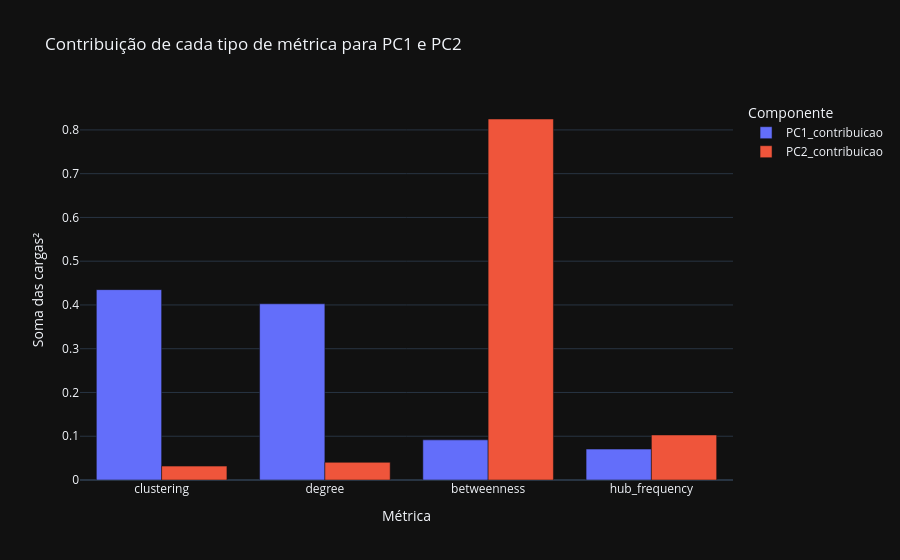

Notebook code for this chart:
### Markdown cell above
#### Cargas por tipo de métrica

### Code cell
_lt = loadings[["PC1", "PC2"]].assign(tipo=[c.rsplit("_", 1)[0] for c in loadings.index])

# cada componente tem norma 1: a soma das cargas ao quadrado de um tipo é a fração do componente formada por ele
loadings_by_type = _lt.groupby("tipo").agg(
    n_variaveis=("PC1", "size"),
    PC1_contribuicao=("PC1", lambda s: (s ** 2).sum()),
    PC2_contribuicao=("PC2", lambda s: (s ** 2).sum()),
    PC1_carga_media=("PC1", "mean"),
    PC1_frac_positivas=("PC1", lambda s: (s > 0).mean()),
).sort_values("PC1_contribuicao", ascending=False)

fig = px.bar(
    loadings_by_type.reset_index().melt(
        id_vars="tipo", value_vars=["PC1_contribuicao", "PC2_contribuicao"],
        var_name="componente", value_name="contribuicao",
    ),
    x="tipo", y="contribuicao", color="componente", barmode="group",
    title="Contribuição de cada tipo de métrica para PC1 e PC2",
    labels={"tipo": "Métrica", "contribuicao": "Soma das cargas²", "componente": "Componente"},
)
fig.show()

loadings_by_type.round(3)

### Figure 1 — Plotly figure (JSON) as saved in the notebook; plotly's stock layout.template omitted (floating-point values rounded to 4 significant figures)
{"data": [{"alignmentgroup": "True", "hovertemplate": "Componente=PC1_contribuicao<br>Métrica=%{x}<br>Soma das cargas²=%{y}<extra></extra>", "legendgroup": "PC1_contribuicao", "marker": {"color": "#636efa", "pattern": {"shape": ""}}, "name": "PC1_contribuicao", "offsetgroup": "PC1_contribuicao", "orientation": "v", "showlegend": true, "textposition": "auto", "type": "bar", "x": ["clustering", "degree", "betweenness", "hub_frequency"], "xaxis": "x", "y": [0.435, 0.4027, 0.0917, 0.07064], "yaxis": "y"}, {"alignmentgroup": "True", "hovertemplate": "Componente=PC2_contribuicao<br>Métrica=%{x}<br>Soma das cargas²=%{y}<extra></extra>", "legendgroup": "PC2_contribuicao", "marker": {"color": "#EF553B", "pattern": {"shape": ""}}, "name": "PC2_contribuicao", "offsetgroup": "PC2_contribuicao", "orientation": "v", "showlegend": true, "textposition": "auto", "type": "bar", "x": ["clustering", "degree", "betweenness", "hub_frequency"], "xaxis": "x", "y": [0.03175, 0.04038, 0.8249, 0.1029], "yaxis": "y"}], "layout": {"barmode": "group", "legend": {"title": {"text": "Componente"}, "tracegroupgap": 0}, "title": {"text": "Contribuição de cada tipo de métrica para PC1 e PC2"}, "xaxis": {"anchor": "y", "domain": [0, 1], "title": {"text": "Métrica"}}, "yaxis": {"anchor": "x", "domain": [0, 1], "title": {"text": "Soma das cargas²"}}}}
